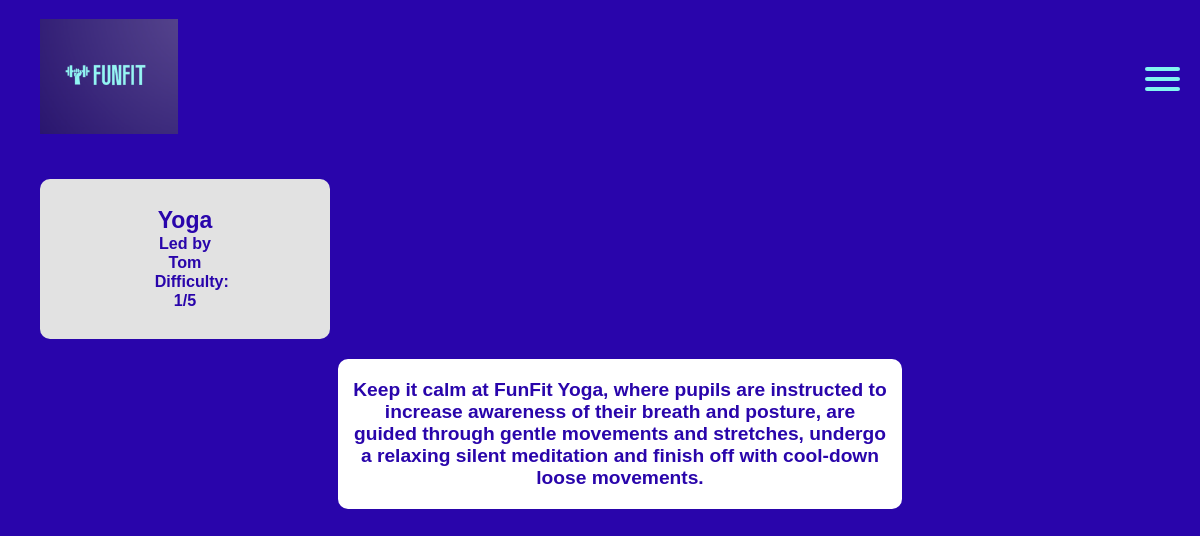
Screenshot of /class_details.php?id=1 with the database file from the repository.
### tables this page shows
CREATE TABLE `Class` (
  `ClassID` int(11) NOT NULL,
  `ClassName` varchar(30) NOT NULL,
  `Instructor` varchar(30) DEFAULT NULL,
  `Difficulty` varchar(5) DEFAULT NULL,
  `Description` mediumtext
);

### class_details.php (the view, shortened to what this page needs)
<!DOCTYPE html>
<html lang="en">
<head>
  <link rel="stylesheet" href="styles.css">
</head>
<body>
	<?php
include("header_loggedin.php");
	include("php_action/process.php");
	$id = $_GET['id'];
	$query = "SELECT ClassName, Instructor, Difficulty, Description FROM Class WHERE ClassID = ".$id.";";
	$result = mysqli_query($conn, $query);
	while($row = mysqli_fetch_array($result)) {
		$classname = $row['ClassName'];
		$instructor = $row['Instructor'];
		$difficulty = $row['Difficulty'];
		$description = $row['Description'];
		echo("<ul>");
		echo("<li>");
		echo("<a href='#' class='site-link class-details' id='classes'>");
		echo("<h3'>{$classname}</h3>");
		echo("<p class='further-info'>Led by {$instructor}</p>");
		echo("<p class='further-info'>Difficulty: {$difficulty}</p>");
		echo("</a>");
		echo("</li>");
		echo("<p class='about class-info'>{$description}</p>");
		echo("</ul>");
	}
?>

### styles.css (style rules this page uses)
body { width: 100%; margin: auto; font-family: arial, sans-serif; font-size: 1.2em; color: #82f5f1; background-color: #2905ab; }
ul { list-style: none; }
.class-details { margin: auto; }
.class-info { width: 50ch; background-color: white; border-radius: 10px; text-align: center; color: #2905ab; padding: 20px 15px; font-weight: bold; margin: auto; }
.site-link { color:#2905ab; background-color: rgb(226, 226, 226); font-weight: bold; text-align: center; width: 220px; display: flex; flex-direction: column; justify-content: center; align-items: center; height: 100px; display: flex; align-items: center; margin: 20px 0; border-radius: 10px; border-style: solid 1px black; padding: 8% 6%; }
a { text-decoration: none; }
.further-info { font-size: .7em; margin: 0 20%; }
@media screen and (min-width: 570px) { .site-link { font-size: 1.2em; padding: 30px 35px; } }
@media screen and (min-width: 570px) { #classes { grid-area: top; } }

### rows the page displays
class: ClassName "Yoga", Instructor "Tom", Difficulty "1/5", Description "Keep it calm at FunFit Yoga, where pupils are instructed to increase awareness of their breath and posture, are guided through gentle movements and stretches, undergo a relaxing silent meditation and finish off with cool-down loose movements."
